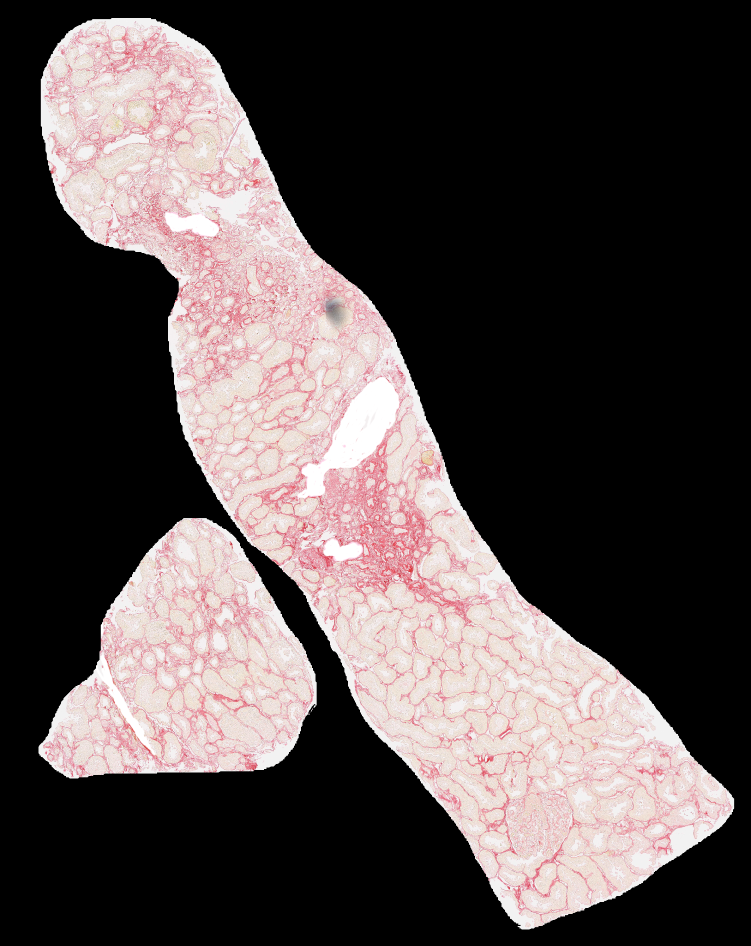
#> input picture 2-1.png, 1502 x 1892 px, given as the content of the folder images, which was not available (shown at 1/2 size)
$ python algorithm.py
#> lines starting #> are read from the running program, lines starting #| are printed output that depends on the picture; after the words box and inside, x2 and y2 are one past the last pixel; in counts of white or black regions, pixels touching at a corner belong together; pictures that were not available may be replaced by others from this repository, and a replacement may not be noted
import numpy as np
import cv2
import glob
import os
import matplotlib.pyplot as plt
import PIL

#%% Settings
input_dir = "images"
pattern = "*.png"  # pattern to match filenames
sat = 50 # saturation threshold

#%% Prep
matching_files = glob.glob(os.path.join(input_dir, pattern)) # list all files in the folder that match the pattern
images = [PIL.Image.open(file) for file in matching_files]
#> images = 1 item

#%% Quantification
def plot_result(image, mask, score):
    fig, axs = plt.subplots(1, 2, figsize = (7, 7))

    axs[0].imshow(image)
    axs[0].set_title('Original')

    # Change color of pixels classified as fibrosis
    img_gray = cv2.cvtColor(image, cv2.COLOR_RGB2GRAY) # convert to grayscale
    img_rgb = np.repeat(img_gray[:, :, np.newaxis], 3, axis=2)
    img_rgb[mask == 255, :] = (102, 85, 92) # color of pixels quantified

    axs[1].imshow(img_rgb)
    axs[1].set_title("Quantified: {}%".format(score))

    [ax.axis('off') for ax in axs]
    plt.tight_layout()


def quantification(img_PIL, plot = True):
    """Quantify amount of fibrosis in a single image"""
    img = np.asarray(img_PIL) # RGB
    img_gray = cv2.cvtColor(img, cv2.COLOR_RGB2GRAY)
    count_foreground_pixel = np.count_nonzero(img_gray)
    grid_HSV = cv2.cvtColor(img, cv2.COLOR_RGB2HSV)
    mask_1 = cv2.inRange(grid_HSV, (0, sat, 50), (5, 255, 255)) # (low_H, low_S, low_V), (high_H, high_S, high_V)
    mask_2 = cv2.inRange(grid_HSV, (160, sat, 20), (180, 255, 255))
    mask_red = cv2.bitwise_or(mask_1, mask_2)

    if count_foreground_pixel != 0:
        score = round((np.count_nonzero(mask_red) / count_foreground_pixel) * 100, 1)
        quant = np.where(mask_red == 255)
        idx = np.vstack((quant[1], quant[0])).T # 1 - col - x; 0 - row - y
    else:
        score = np.nan
        idx = np.nan

    if plot:
        plot_result(img, mask_red, score)

    return score, idx


def quantify(tiles):
    """Quantify amount of fibrosis in a set of images"""
    scores = []
    pixels = dict()
    for tile in tiles:
        tile_score, xy = quantification(tile)
        scores.append(tile_score)
        pixels[tile.filename] = xy
#> this loop made 1 pass
#> (count_foreground_pixel in quantification, score in quantification, quant in quantification, tile_score) on pass 1: (999202, 18.7, 186593 positions, rows 43 to 1844, columns 87 to 1462, 18.7)
#> pass 1, in quantification, `img_gray = cv2.cvtColor(img, cv2.COLOR_RGB2GRAY)`:
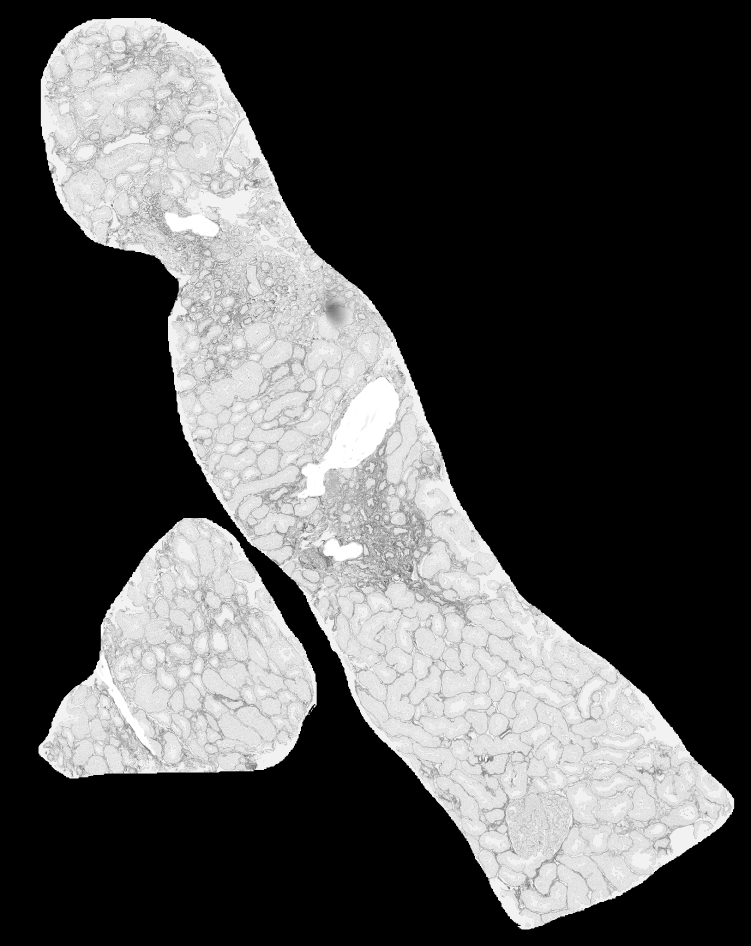
#> img_gray: shape (1892, 1502) (shown at 1/2 size); min 0, max 255, mean 76.6
#> pass 1, in quantification, `mask_1 = cv2.inRange(grid_HSV, (0, sat, 50), (5, 255, 255))`:
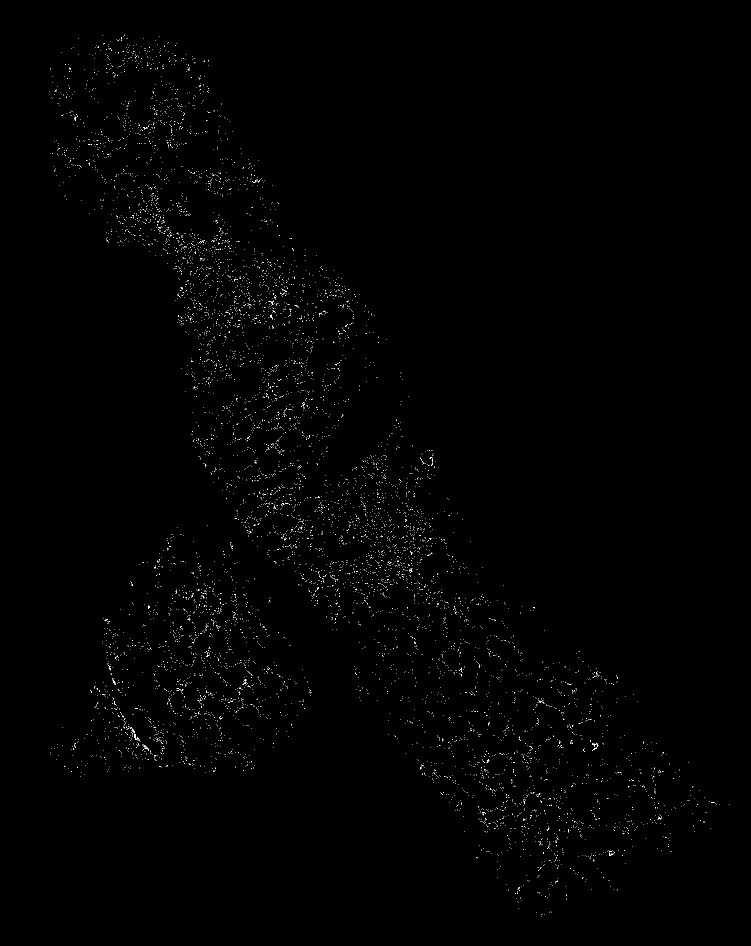
#> mask_1: shape (1892, 1502) (shown at 1/2 size); 0.42% white in thin lines or dots, all inside (x1, y1, x2, y2) = (99, 69, 1459, 1834)
#> pass 1, in quantification, `mask_2 = cv2.inRange(grid_HSV, (160, sat, 20), (180, 255, 255))`:
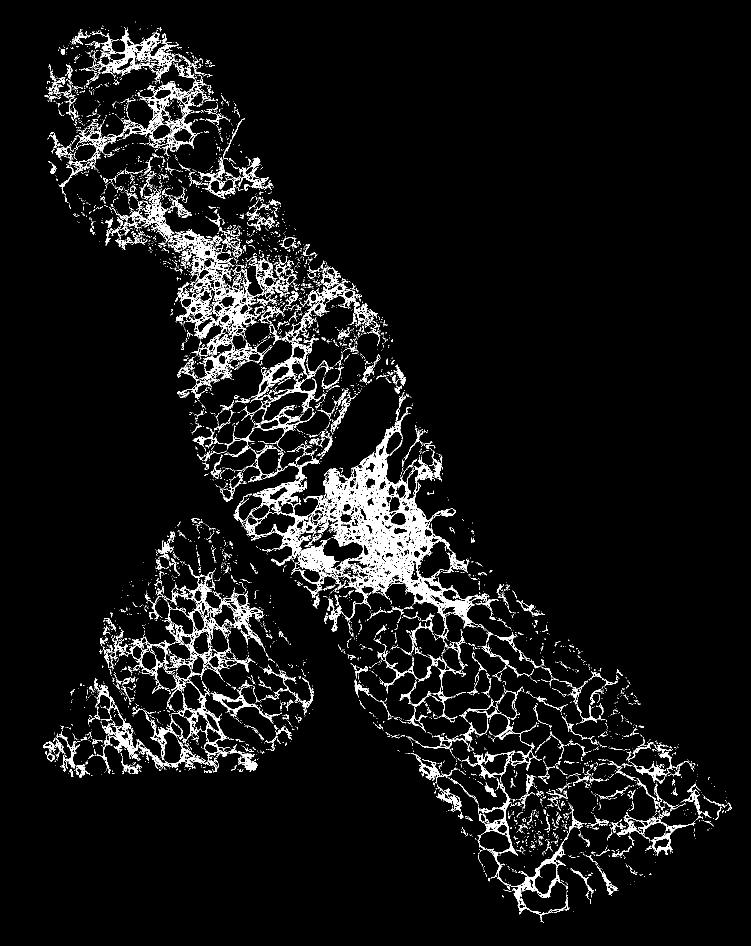
#> mask_2: shape (1892, 1502) (shown at 1/2 size); 6.1% white; 5396 white regions (4812 under 20 px), largest, box (x1, y1, x2, y2) and area: (467, 814, 979, 1295) 43794, (225, 381, 580, 772) 16946, (218, 1130, 469, 1404) 7188
#> after the loop, pixels = 1 item; scores = [18.7]

    tiles_score = np.nanmean(scores)
#> tiles_score = 18.7

    return round(tiles_score), pixels


total_score, pixels_xy = quantify(images)
#> total_score = 19; pixels_xy = 1 item
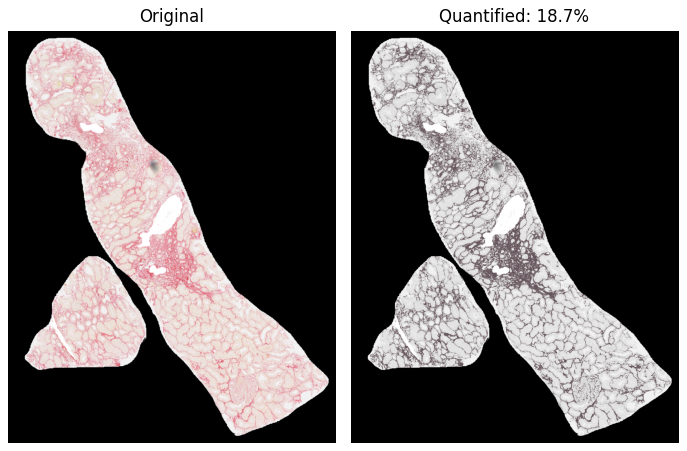
#> figure drawn by matplotlib, 2 panels

$ run again, on 6-2.png
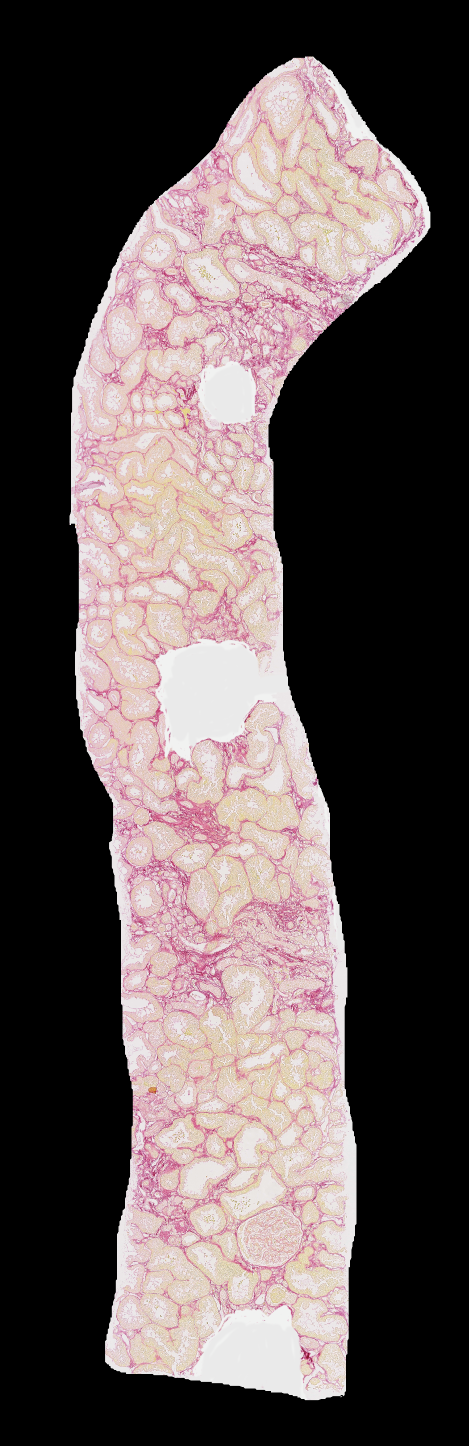
#> input picture 6-2.png, 937 x 2892 px, given as the content of the folder images, which was not available (shown at 1/2 size)
#> images = 1 item
#> the loop in quantify, `for tile in tiles:` made 1 pass
#> (count_foreground_pixel in quantification, score in quantification, quant in quantification, tile_score) on pass 1: (1151207, 18.5, 213118 positions, rows 113 to 2777, columns 145 to 849, 18.5)
#> pass 1, in quantification, `mask_1 = cv2.inRange(grid_HSV, (0, sat, 50), (5, 255, 255))`:
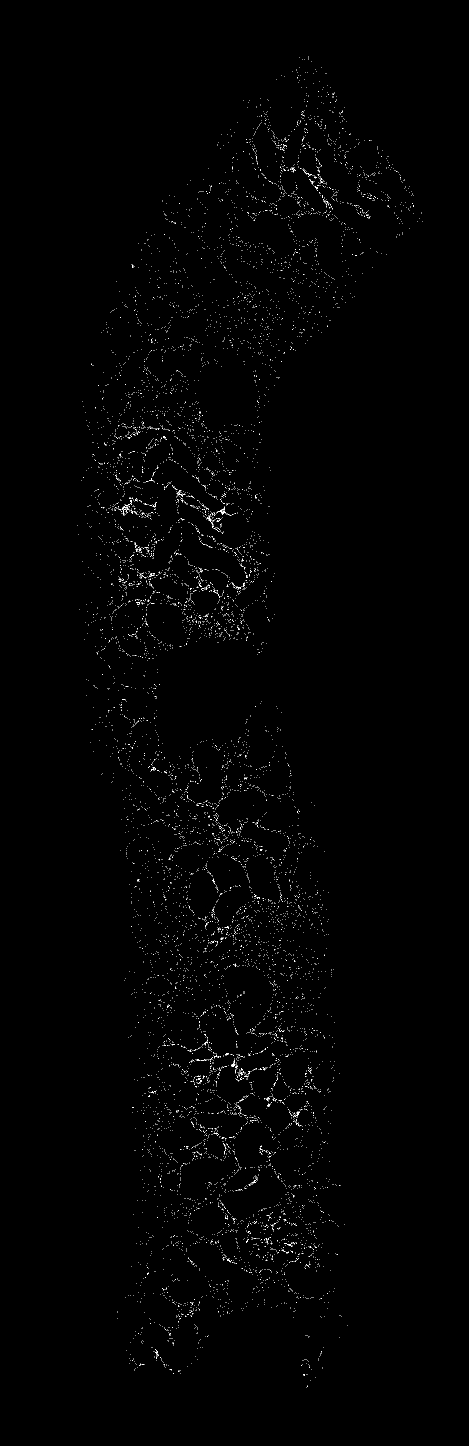
#> mask_1: shape (2892, 937) (shown at 1/2 size); 0.58% white in thin lines or dots, all inside (x1, y1, x2, y2) = (155, 113, 845, 2775)
#> after the loop in quantify, `for tile in tiles:`: scores = [18.5]
#> tiles_score = 18.5
#> total_score = 18; pixels_xy = 1 item
#> `total_score, pixels_xy = quantify(images)`:
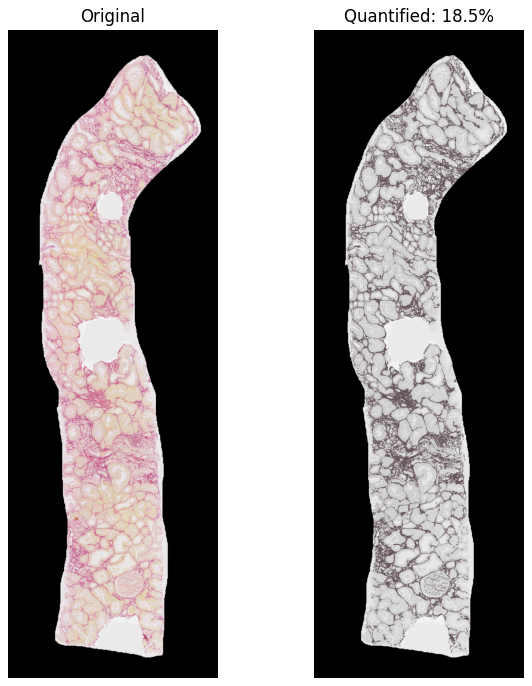
#> figure drawn by matplotlib, 2 panels

$ run again, on 7.png
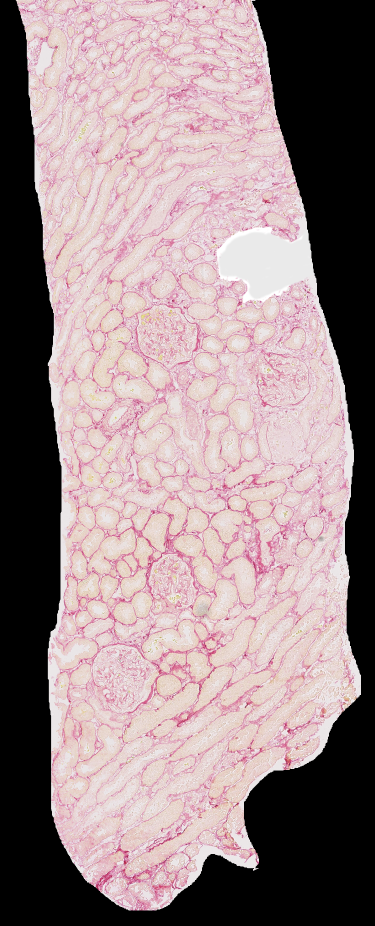
#> input picture 7.png, 749 x 1852 px, given as the content of the folder images, which was not available (shown at 1/2 size)
#> images = 1 item
#> the loop in quantify, `for tile in tiles:` made 1 pass
#> (count_foreground_pixel in quantification, score in quantification, quant in quantification, tile_score) on pass 1: (937685, 17.7, 166329 positions, rows 0 to 1820, columns 35 to 710, 17.7)
#> pass 1, in quantification, `mask_1 = cv2.inRange(grid_HSV, (0, sat, 50), (5, 255, 255))`:
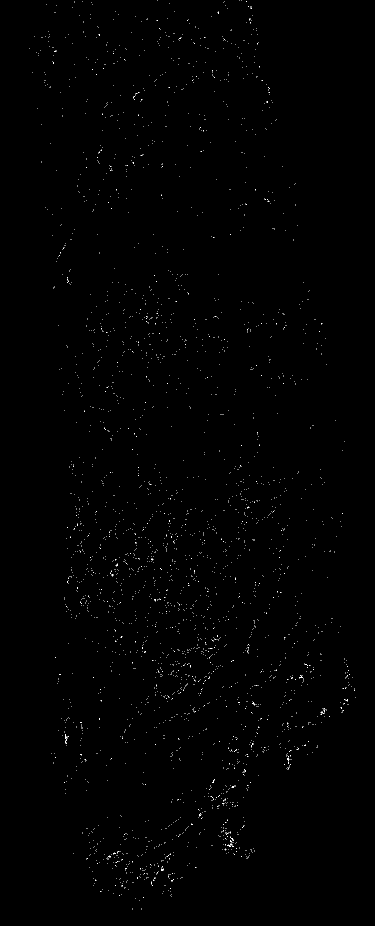
#> mask_1: shape (1852, 749) (shown at 1/2 size); 0.31% white in thin lines or dots, all inside (x1, y1, x2, y2) = (59, 0, 711, 1819)
#> after the loop in quantify, `for tile in tiles:`: scores = [17.7]
#> tiles_score = 17.7
#> total_score = 18; pixels_xy = 1 item
#> `total_score, pixels_xy = quantify(images)`:
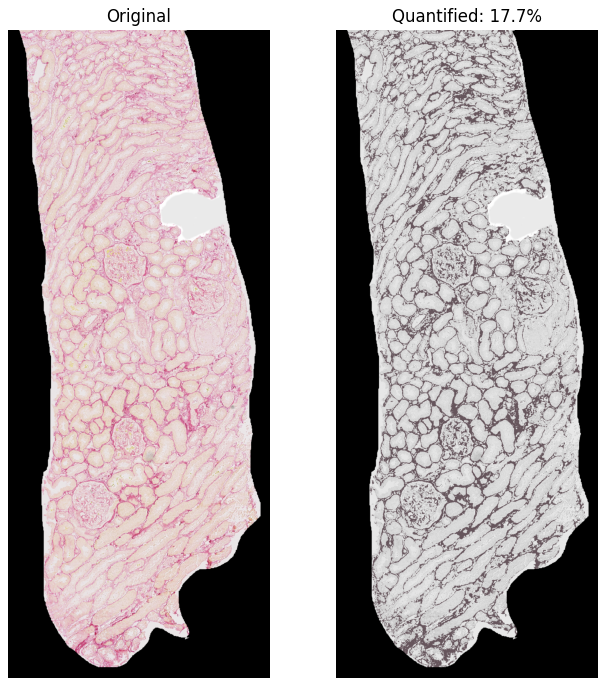
#> figure drawn by matplotlib, 2 panels

$ run again, on 8.png
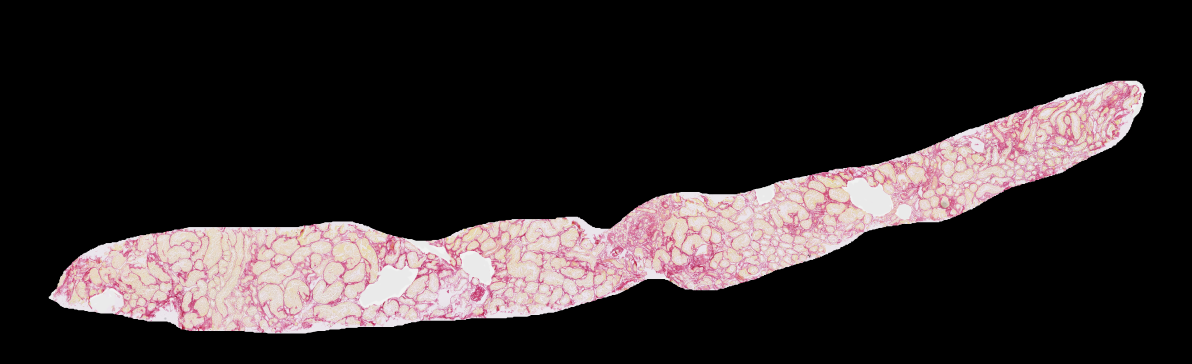
#> input picture 8.png, 4765 x 1453 px, given as the content of the folder images, which was not available (shown at 1/4 size)
#> images = 1 item
#> the loop in quantify, `for tile in tiles:` made 1 pass
#> (count_foreground_pixel in quantification, score in quantification, quant in quantification, tile_score) on pass 1: (1466105, 29, 425789 positions, rows 323 to 1333, columns 213 to 4565, 29)
#> pass 1, in quantification, `mask_1 = cv2.inRange(grid_HSV, (0, sat, 50), (5, 255, 255))`:
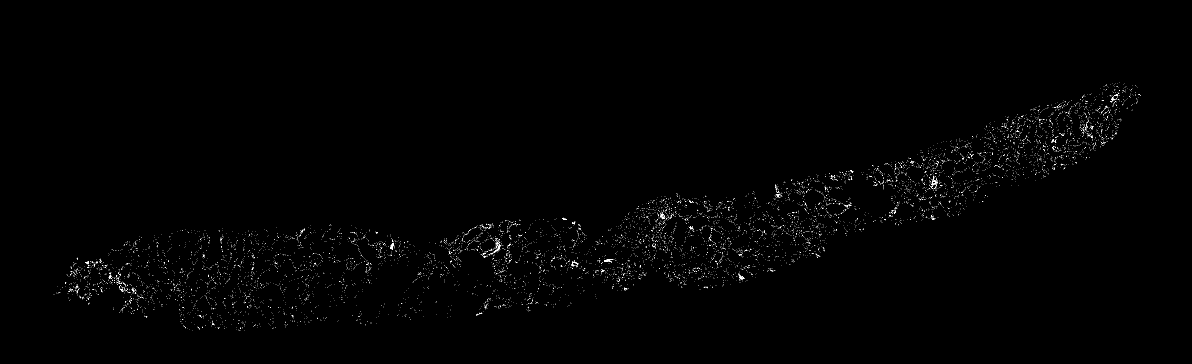
#> mask_1: shape (1453, 4765) (shown at 1/4 size); 0.27% white in thin lines or dots, all inside (x1, y1, x2, y2) = (215, 329, 4561, 1324)
#> after the loop in quantify, `for tile in tiles:`: scores = [29]
#> tiles_score = 29
#> pixels_xy = 1 item
#> `total_score, pixels_xy = quantify(images)`:
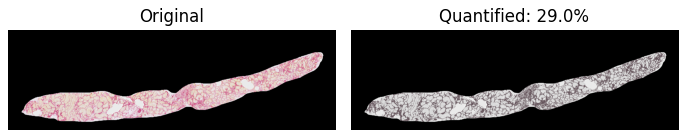
#> figure drawn by matplotlib, 2 panels
